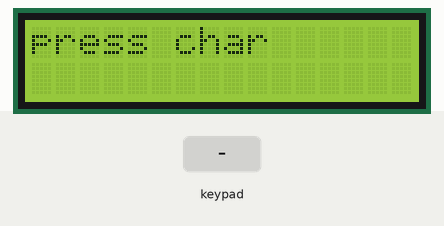
The sketch below on a simulated Arduino Uno, built with avr-gcc and run on an emulated ATmega328P. Shown: 16×2 character LCD. The inputs (shaded band) are chosen by the test bench.

Above: at 1.2 s.
1.3 s: keypad keys 1 3 1 2 1 1 1 0 # pressed 0.4 s apart
At 5.4 s:
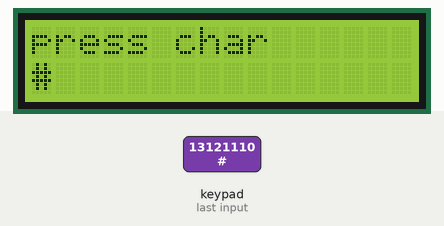
6.4 s: key 'A' pressed
At 6.8 s:
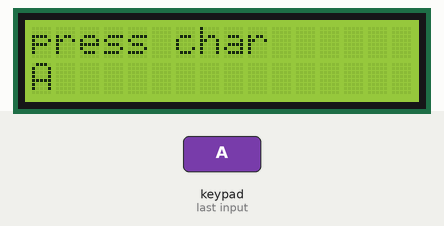
7.9 s: key 'B' pressed
At 9.1 s:
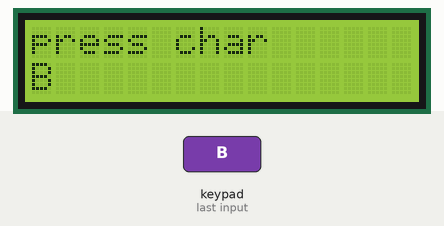
9.4 s: keypad keys 1 3 1 2 1 1 1 0 * pressed 0.4 s apart
At 13.9 s:
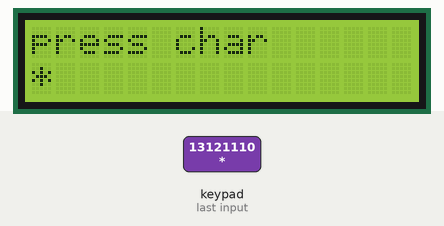
14.5 s: key 'C' pressed
At 15.0 s:
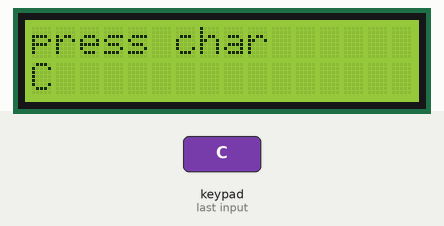
16.0 s: keypad keys 1 3 1 2 1 1 1 0 D pressed 0.4 s apart
At 18.5 s:
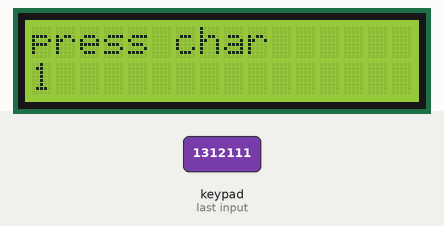
Timing chart, 0 to 20.0 s (numbered marks = the images above; inputs shaded):
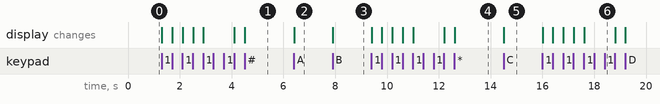

Measured:
- after the input at 1.3 s, the display: first changes at once (image 1 shows a later state)
- after the input at 6.4 s, the display: changes at once (image 2)
- after the input at 7.9 s, the display: changes at once (image 3)
- after the input at 9.4 s, the display: first changes at once (image 4 shows a later state)
- after the input at 14.5 s, the display: changes at once (image 5)
- after the input at 16.0 s, the display: changes at once (image 6)

The sketch:

task7.ino
```cpp
#include <LiquidCrystal.h>
#include <Keypad.h>

const byte rows = 4;
const byte cols = 4;
char keys[rows][cols] = {
  {'1','2','3','A'},
  {'4','5','6','B'},
  {'7','8','9','C'},
  {'*','0','#','D'}
};


byte rowpins[rows] = {13,12,11,10};
byte colpins[cols] = {9,8,7,6};
LiquidCrystal lcd(A0,A1,A2,A3,A4,A5);
Keypad keypad = Keypad (makeKeymap (keys),rowpins ,colpins, cols, rows);

void setup() {
 lcd.begin(16,2);
 lcd.setCursor(0,0);

}

void loop() {
 char key = keypad.getKey();

 lcd.setCursor(0,0);
 lcd.print("press char    ");
if (key) {
  lcd.setCursor(0,1);
  lcd.print(key);
}

}
```
